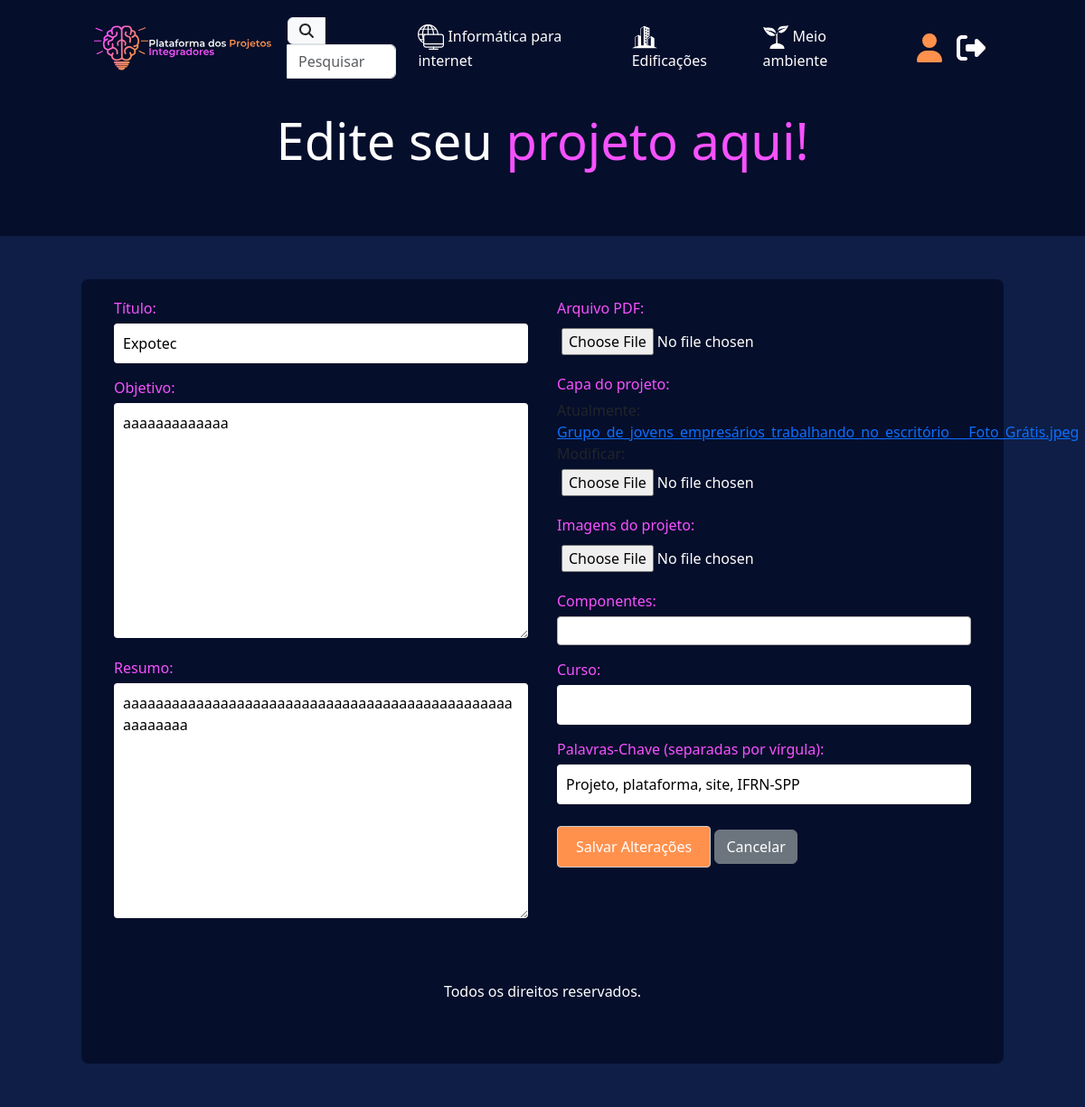
Screenshot of /projeto/1/ (signed in) with the database file from the repository.
### users/models.py (models this page shows)
class Curso(models.Model):
    titulo = models.CharField(max_length=50)
    logo = models.FileField(blank=True)
    def __str__(self):
        return self.titulo

### ppi/models.py (models this page shows, shortened)
class Projeto(models.Model):
    titulo = models.CharField(max_length=80)
    resumo = models.TextField(max_length=150)
    objetivo = models.TextField(max_length=2000)
    capa = models.ImageField('media/')
    pdf = models.FileField(blank=True, null=True)
    imagens = models.ImageField(blank=True, null=True,)
    palavras_chave = models.CharField(max_length=200, blank=True, null=True)
    curso = models.ForeignKey(Curso,on_delete=models.CASCADE, related_name="projetos")
    componentes = models.ManyToManyField(Profile, related_name="projetos", blank=True)
    criado_em = models.DateTimeField(auto_now_add=True,null=True)

### ppi/views.py (the view)
# urls.py: path('projeto/<int:pk>/', views.formprojeto, name='editar_projeto'),
@login_required
def formprojeto(request, pk=None):
    componentes = list(Profile.objects.all().values('id', 'user__username'))
    if pk:
        projeto = get_object_or_404(Projeto, pk=pk)
    else:
        projeto = None
    if request.method == 'POST':
        form = ProjetoForm(request.POST, request.FILES,  instance=projeto)
        if form.is_valid():
            projeto = form.save()
            componentes_ids = request.POST.getlist('componentes')
            projeto.componentes.set(componentes_ids)
            return redirect("verperfil")
        else:
            context = {
                'form': ProjetoForm(),
            }
    else:
        form = ProjetoForm(instance=projeto)
    context = {
        "form": form,
        "componentes": componentes,
        "projeto": projeto,
    }
    return render(request, "formprojeto.html", context)

### ppi/forms.py
class ProjetoForm(forms.ModelForm):
    class Meta:
        model = Projeto
        fields = "__all__"

### ppi/context_processors.py (called while the page is built)
def cursos(request):
    return {
        "cursos" : Curso.objects.all,
    }

### ppi/templates/formprojeto.html (shortened to what this page needs)
{% extends "base.html" %}
{% load static %}
{% block conteudo %}
<link href="https://cdnjs.cloudflare.com/ajax/libs/select2/4.0.13/css/select2.min.css" rel="stylesheet" />
<div class="container custom-container mb-5 py-3">
  <h1 class="text-white text-center" style="font-size: 3.5em;">
    {% if projeto %}Edite seu {% else %}Adicione seu {% endif %}<a class="roxinho">projeto aqui!</a>
  </h1>
</div>
<div class="container-fluid blueback py-5">
  <div class="form-container mx-auto custom-container">
    <form action="{% if projeto %}
    {% url 'editar_projeto' projeto.id %}{% else %}{% url 'form_post' %}
    {% endif %}" method="POST" enctype="multipart/form-data" method="POST" enctype="multipart/form-data">
      <div class="row g-0">
        <div class="col-md-6 px-3">
          <div class="form-group">
            <label for="id_titulo">Título:</label>
            {{ form.titulo}}
          </div>
          <div class="form-group">
            <label for="id_objetivo">Objetivo:</label>
            {{ form.objetivo }}
          </div>
          <div class="form-group">
            <label for="id_resumo">Resumo:</label>
            {{ form.resumo }}
          </div>
        </div>
        <div class="col-md-6 px-3">
          <div class="form-group">
            <label for="id_pdf">Arquivo PDF:</label>
            {{ form.pdf }}
          </div>
          <div class="form-group">
            <label for="id_capa">Capa do projeto:</label>
            {{ form.capa }}
          </div>
          <div class="form-group">
            <label for="images">Imagens do projeto:</label>
            {{ form.imagens }}
          </div>
          <div class="form-group">
            <label for="id_componentes">Componentes:</label>
          </div>
          <div class="form-group">
            <label for="id_curso">Curso:</label>
            {{ form.curso }}
          </div>
          <div class="form-group">
            <label for="keywords">Palavras-Chave (separadas por vírgula):</label>
            {{ form.palavras_chave }}
          </div>
          <div class="form-group mt-4">
            <button class="btn btn-primary" type="submit">{% if projeto %}Salvar Alterações{% else %}Adicionar{% endif %}</button>
            {% if projeto %}
                <a href="{% url 'verperfil' %}" class="btn btn-secondary">Cancelar</a>
            {% endif %}
          </div>
        </div>
      </div>
{% endblock conteudo %}

### ppi/templates/base.html (shortened to what this page needs)
{% load static %}
<!doctype html>
<html lang="pt-br">
  <head>
    <link href="https://cdn.jsdelivr.net/npm/select2@4.1.0-rc.0/dist/css/select2.min.css" rel="stylesheet" />
    <link href="https://cdn.jsdelivr.net/npm/bootstrap@5.3.3/dist/css/bootstrap.min.css" rel="stylesheet">
    <link rel="stylesheet" href="{% static 'style.css' %}">
  </head>
  <body style="background-color: rgb(5, 14, 43);">
    <nav class="navbar navbar-expand-lg">
      <div class="container custom-container">
          <a class="navbar-brand" href="{% url 'index' %}">
              <img src="{% static 'imgs/logotopo.svg' %}" alt="Logo" style="max-height: 80px;">
          </a>
          <div class="collapse navbar-collapse" id="navbarSupportedContent">
              <ul class="navbar-nav mb-2 mb-lg-0 ms-auto d-flex align-items-center">
                {% if request.path == "/pesquisar/" %}
                <form
                    method="GET"
                    class="d-flex justify-content-center"
                    onsubmit="return redirectToSearchPage();"
                >
                <div class="input-group">
                  <span class="input-group-text" id="basic-addon1">
                    <i class="fa-solid fa-magnifying-glass text-dark"></i>
                  </span>
                  <input type="text" id="pesquisar" class="form-control search-bar" placeholder="Pesquisar" aria-describedby="basic-addon1">
                </div>
                </form>
                {% else %}
                <a class="text-decoration-none" href="{% url 'pesquisar' %}">
                  <div class="input-group">
                    <span class="input-group-text" id="basic-addon1">
                      <i class="fa-solid fa-magnifying-glass text-dark"></i>
                    </span>
                    <input type="text" id="pesquisarstatic" class="form-control search-bar" placeholder="Pesquisar" aria-describedby="basic-addon1" readonly>
                  </div>
                </a>
                {% endif %}
                  {% for curso in cursos %}
                  <li class="nav-item mx-3">
                      <a class="text-white nav-link" href="{% url 'projetos' curso.id %}">
                          <img src="{{ curso.logo.url }}" style="max-width: 1.8rem;" alt="{{curso.titulo}}">
                          {{ curso.titulo }}
                      </a>
                  </li>
                  {% endfor %}
                  {% if user.is_authenticated %}
                  <li class="nav-item ms-3">
                      <a class="nav-link" href="{% url 'verperfil' %}">
                        <i class="fa-solid fa-user fa-2xl laranja"></i>
                      </a>
                  </li>
                  <form method="post" action="{% url 'logout' %}">
                    <li class="nav-item">
                      <button type="submit" class="nav-link text-white">
                        <i class="fa-solid fa-2xl fa-right-from-bracket"></i>
                      </button>
                    </li>
                  </form>
                  {% else %}
                  <li class="nav-item ms-3">
                      <a class="nav-link" href="{% url 'login' %}">
                        <i class="fa-solid fa-user fa-2xl laranja"></i>
                      </a>
                  </li>
                  {% endif %}
              </ul>
          </div>
      </div>
    </nav>
    {% block conteudo %}
    {% endblock conteudo %}
    <footer class="py-5 text-center text-white">
      Todos os direitos reservados.
    </footer>
  </body>
</html>

### ppi/static/style.css (style rules this page uses)
.roxinho { color: rgb(246, 82, 255); text-decoration: none; }
.laranja { color: rgb(255, 145, 77); text-decoration: none; }
.blueback { background-color: rgb(14, 30, 70); }
.custom-container { max-width: 85vw; width: 100%; }
.form-container { background: rgb(5, 14, 43); padding: 20px; border-radius: 8px; width: 100%; }
.form-group { margin-bottom: 15px; }
.form-group label { display: block; margin-bottom: 5px; color: rgb(246, 82, 255); }
.form-group input, .form-group textarea, .form-group select { width: 100%; padding: 10px; border-radius: 4px; font-size: 16px; }
.form-group textarea { resize: vertical; }
.form-group input[type="file"] { padding: 5px; }
.form-group button { background-color: rgb(255, 145, 77); color: #ffffff; border: none; padding: 10px 20px; font-size: 16px; border: 1px solid #ccc; border-radius: 4px; cursor: pointer; }
input::placeholder, textarea::placeholder { color: #ffffff; }
input[type="file"] { color: white; }
select { color: white; background-color: white; }
option { color: white; background-color: white; }
input, textarea, select { border: none; }
#pesquisarstatic { width: 100px; }

### rows the page displays
Curso: logo (picture), titulo "Informática para internet"
Curso: logo (picture), titulo "Edificações"
Curso: logo (picture), titulo "Meio ambiente"
Projeto: titulo "Expotec", objetivo "aaaaaaaaaaaaa", resumo "aaaaaaaaaaaaaaaaaaaaaaaaaaaaaaaaaaaaaaaaaaaaaaaaaaaaaaaa", curso "Informática para internet", palavras_chave "Projeto, plataforma, site, IFRN-SPP"
